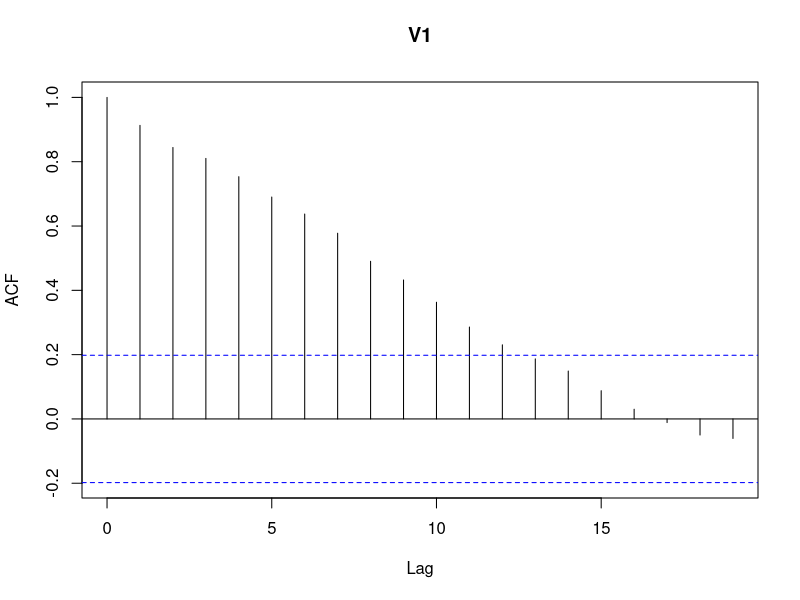
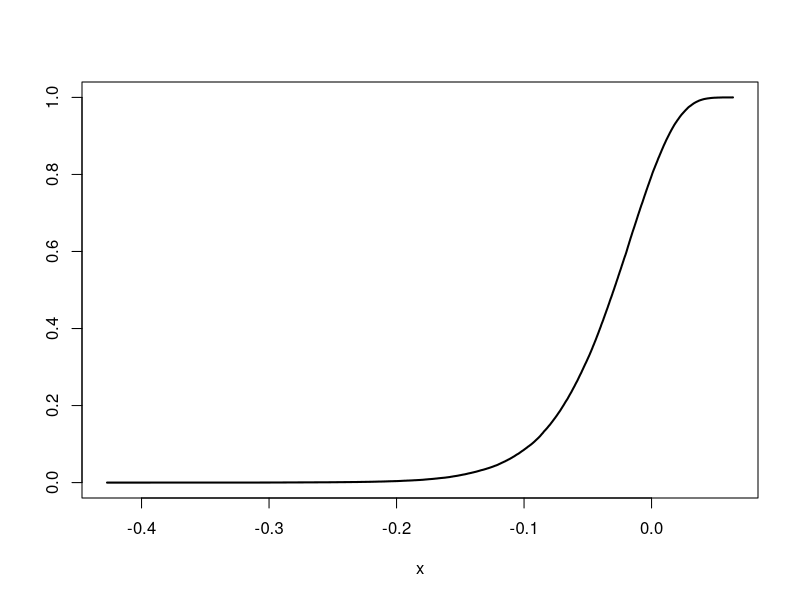

Source code (R) for these figures, in order:
## ---- chunk 1
knitr::opts_knit$set(root.dir = 'C:/Users/neide/Documents/GitHub/BEwebinar/Data')
## ---- chunk 2
pop <- read.table("USpop.dat")
pop <- ts(pop, start = 1901)
pop.diff <- diff(pop)*10^(-6)
acf(pop.diff)
## ---- chunk 3
n <- length(pop.diff)
kappa.hat <- pacf(pop.diff,lag=n-1,plot=FALSE)$acf[,,1]
pop.ar1 <- kappa.hat[1]
pop.resids <- pop.diff[2:n] - pop.ar1*pop.diff[1:(n-1)]
pop.resids <- pop.resids - mean(pop.resids)
pop.edf <- sort(pop.resids)

monte.roots <- NULL
Monte <- 100000
for(i in 1:Monte)
{
	monte.resids <- sample(pop.edf,size=n,replace=TRUE)
	init.value <- sample(pop.diff,size=1)
	monte.sample <- filter(monte.resids,pop.ar1,method="recursive",init=init.value)
	monte.root <- pacf(monte.sample,lag=n-1,plot=FALSE)$acf[,,1][1] - pop.ar1
	monte.roots <- c(monte.roots,monte.root)
}
# hist(monte.roots)
interval <- c(sort(monte.roots)[floor(.025*Monte)],sort(monte.roots)[floor(.975*Monte)])
## ---- chunk 4
plot(sort(monte.roots),seq(1,Monte)/Monte,type="l",xlab="x",ylab="",lwd=2)
